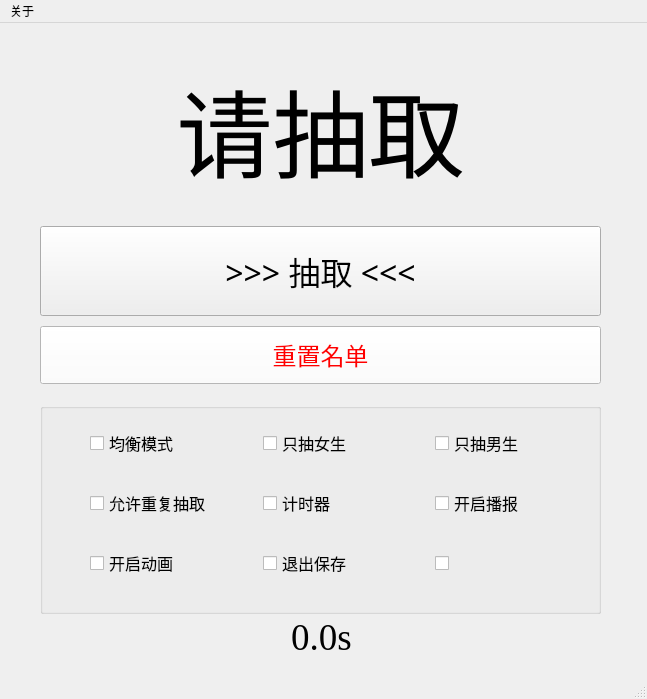
<?xml version="1.0" encoding="UTF-8"?>
<ui version="4.0">
 <class>MainWindow</class>
 <widget class="QMainWindow" name="MainWindow">
  <property name="enabled">
   <bool>true</bool>
  </property>
  <property name="geometry">
   <rect>
    <x>0</x>
    <y>0</y>
    <width>647</width>
    <height>699</height>
   </rect>
  </property>
  <property name="windowTitle">
   <string>MainWindow</string>
  </property>
  <widget class="QWidget" name="centralwidget">
   <widget class="QWidget" name="verticalLayoutWidget">
    <property name="geometry">
     <rect>
      <x>40</x>
      <y>20</y>
      <width>561</width>
      <height>341</height>
     </rect>
    </property>
    <layout class="QVBoxLayout" name="main_ui">
     <property name="spacing">
      <number>10</number>
     </property>
     <property name="leftMargin">
      <number>0</number>
     </property>
     <property name="topMargin">
      <number>0</number>
     </property>
     <item>
      <widget class="QLabel" name="name_label">
       <property name="sizePolicy">
        <sizepolicy hsizetype="Preferred" vsizetype="Preferred">
         <horstretch>0</horstretch>
         <verstretch>0</verstretch>
        </sizepolicy>
       </property>
       <property name="font">
        <font>
         <family>微软雅黑</family>
         <pointsize>72</pointsize>
        </font>
       </property>
       <property name="layoutDirection">
        <enum>Qt::LeftToRight</enum>
       </property>
       <property name="text">
        <string>请抽取</string>
       </property>
       <property name="alignment">
        <set>Qt::AlignCenter</set>
       </property>
      </widget>
     </item>
     <item>
      <widget class="QPushButton" name="pick_name_button">
       <property name="font">
        <font>
         <family>黑体</family>
         <pointsize>24</pointsize>
        </font>
       </property>
       <property name="styleSheet">
        <string notr="true">QPushButton {
    padding: 20px;
}
</string>
       </property>
       <property name="text">
        <string>&gt;&gt;&gt; 抽取 &lt;&lt;&lt;</string>
       </property>
      </widget>
     </item>
     <item>
      <widget class="QPushButton" name="reset_button">
       <property name="palette">
        <palette>
         <active>
          <colorrole role="WindowText">
           <brush brushstyle="SolidPattern">
            <color alpha="255">
             <red>0</red>
             <green>0</green>
             <blue>0</blue>
            </color>
           </brush>
          </colorrole>
          <colorrole role="Button">
           <brush brushstyle="SolidPattern">
            <color alpha="255">
             <red>255</red>
             <green>255</green>
             <blue>255</blue>
            </color>
           </brush>
          </colorrole>
          <colorrole role="Light">
           <brush brushstyle="SolidPattern">
            <color alpha="255">
             <red>255</red>
             <green>255</green>
             <blue>255</blue>
            </color>
           </brush>
          </colorrole>
          <colorrole role="Midlight">
           <brush brushstyle="SolidPattern">
            <color alpha="255">
             <red>255</red>
             <green>255</green>
             <blue>255</blue>
            </color>
           </brush>
          </colorrole>
          <colorrole role="Dark">
           <brush brushstyle="SolidPattern">
            <color alpha="255">
             <red>127</red>
             <green>127</green>
             <blue>127</blue>
            </color>
           </brush>
          </colorrole>
          <colorrole role="Mid">
           <brush brushstyle="SolidPattern">
            <color alpha="255">
             <red>170</red>
             <green>170</green>
             <blue>170</blue>
            </color>
           </brush>
          </colorrole>
          <colorrole role="Text">
           <brush brushstyle="SolidPattern">
            <color alpha="255">
             <red>0</red>
             <green>0</green>
             <blue>0</blue>
            </color>
           </brush>
          </colorrole>
          <colorrole role="BrightText">
           <brush brushstyle="SolidPattern">
            <color alpha="255">
             <red>255</red>
             <green>255</green>
             <blue>255</blue>
            </color>
           </brush>
          </colorrole>
          <colorrole role="ButtonText">
           <brush brushstyle="SolidPattern">
            <color alpha="255">
             <red>255</red>
             <green>0</green>
             <blue>0</blue>
            </color>
           </brush>
          </colorrole>
          <colorrole role="Base">
           <brush brushstyle="SolidPattern">
            <color alpha="255">
             <red>255</red>
             <green>255</green>
             <blue>255</blue>
            </color>
           </brush>
          </colorrole>
          <colorrole role="Window">
           <brush brushstyle="SolidPattern">
            <color alpha="255">
             <red>255</red>
             <green>255</green>
             <blue>255</blue>
            </color>
           </brush>
          </colorrole>
          <colorrole role="Shadow">
           <brush brushstyle="SolidPattern">
            <color alpha="255">
             <red>0</red>
             <green>0</green>
             <blue>0</blue>
            </color>
           </brush>
          </colorrole>
          <colorrole role="AlternateBase">
           <brush brushstyle="SolidPattern">
            <color alpha="255">
             <red>255</red>
             <green>255</green>
             <blue>255</blue>
            </color>
           </brush>
          </colorrole>
          <colorrole role="ToolTipBase">
           <brush brushstyle="SolidPattern">
            <color alpha="255">
             <red>255</red>
             <green>255</green>
             <blue>220</blue>
            </color>
           </brush>
          </colorrole>
          <colorrole role="ToolTipText">
           <brush brushstyle="SolidPattern">
            <color alpha="255">
             <red>0</red>
             <green>0</green>
             <blue>0</blue>
            </color>
           </brush>
          </colorrole>
          <colorrole role="PlaceholderText">
           <brush brushstyle="SolidPattern">
            <color alpha="128">
             <red>255</red>
             <green>0</green>
             <blue>0</blue>
            </color>
           </brush>
          </colorrole>
         </active>
         <inactive>
          <colorrole role="WindowText">
           <brush brushstyle="SolidPattern">
            <color alpha="255">
             <red>0</red>
             <green>0</green>
             <blue>0</blue>
            </color>
           </brush>
          </colorrole>
          <colorrole role="Button">
           <brush brushstyle="SolidPattern">
            <color alpha="255">
             <red>255</red>
             <green>255</green>
             <blue>255</blue>
            </color>
           </brush>
          </colorrole>
          <colorrole role="Light">
           <brush brushstyle="SolidPattern">
            <color alpha="255">
             <red>255</red>
             <green>255</green>
             <blue>255</blue>
            </color>
           </brush>
          </colorrole>
          <colorrole role="Midlight">
           <brush brushstyle="SolidPattern">
            <color alpha="255">
             <red>255</red>
             <green>255</green>
             <blue>255</blue>
            </color>
           </brush>
          </colorrole>
          <colorrole role="Dark">
           <brush brushstyle="SolidPattern">
            <color alpha="255">
             <red>127</red>
             <green>127</green>
             <blue>127</blue>
            </color>
           </brush>
          </colorrole>
          <colorrole role="Mid">
           <brush brushstyle="SolidPattern">
            <color alpha="255">
             <red>170</red>
             <green>170</green>
             <blue>170</blue>
            </color>
           </brush>
          </colorrole>
          <colorrole role="Text">
           <brush brushstyle="SolidPattern">
            <color alpha="255">
             <red>0</red>
             <green>0</green>
             <blue>0</blue>
            </color>
           </brush>
          </colorrole>
          <colorrole role="BrightText">
           <brush brushstyle="SolidPattern">
            <color alpha="255">
             <red>255</red>
             <green>255</green>
             <blue>255</blue>
            </color>
           </brush>
          </colorrole>
          <colorrole role="ButtonText">
           <brush brushstyle="SolidPattern">
            <color alpha="255">
             <red>255</red>
             <green>0</green>
             <blue>0</blue>
            </color>
           </brush>
          </colorrole>
          <colorrole role="Base">
           <brush brushstyle="SolidPattern">
            <color alpha="255">
             <red>255</red>
             <green>255</green>
             <blue>255</blue>
            </color>
           </brush>
          </colorrole>
          <colorrole role="Window">
           <brush brushstyle="SolidPattern">
            <color alpha="255">
             <red>255</red>
             <green>255</green>
             <blue>255</blue>
            </color>
           </brush>
          </colorrole>
          <colorrole role="Shadow">
           <brush brushstyle="SolidPattern">
            <color alpha="255">
             <red>0</red>
             <green>0</green>
             <blue>0</blue>
            </color>
           </brush>
          </colorrole>
          <colorrole role="AlternateBase">
           <brush brushstyle="SolidPattern">
            <color alpha="255">
             <red>255</red>
             <green>255</green>
             <blue>255</blue>
            </color>
           </brush>
          </colorrole>
          <colorrole role="ToolTipBase">
           <brush brushstyle="SolidPattern">
            <color alpha="255">
             <red>255</red>
             <green>255</green>
             <blue>220</blue>
            </color>
           </brush>
          </colorrole>
          <colorrole role="ToolTipText">
           <brush brushstyle="SolidPattern">
            <color alpha="255">
             <red>0</red>
             <green>0</green>
             <blue>0</blue>
            </color>
           </brush>
          </colorrole>
          <colorrole role="PlaceholderText">
           <brush brushstyle="SolidPattern">
            <color alpha="128">
             <red>255</red>
             <green>0</green>
             <blue>0</blue>
            </color>
           </brush>
          </colorrole>
         </inactive>
         <disabled>
          <colorrole role="WindowText">
           <brush brushstyle="SolidPattern">
            <color alpha="255">
             <red>127</red>
             <green>127</green>
             <blue>127</blue>
            </color>
           </brush>
          </colorrole>
          <colorrole role="Button">
           <brush brushstyle="SolidPattern">
            <color alpha="255">
             <red>255</red>
             <green>255</green>
             <blue>255</blue>
            </color>
           </brush>
          </colorrole>
          <colorrole role="Light">
           <brush brushstyle="SolidPattern">
            <color alpha="255">
             <red>255</red>
             <green>255</green>
             <blue>255</blue>
            </color>
           </brush>
          </colorrole>
          <colorrole role="Midlight">
           <brush brushstyle="SolidPattern">
            <color alpha="255">
             <red>255</red>
             <green>255</green>
             <blue>255</blue>
            </color>
           </brush>
          </colorrole>
          <colorrole role="Dark">
           <brush brushstyle="SolidPattern">
            <color alpha="255">
             <red>127</red>
             <green>127</green>
             <blue>127</blue>
            </color>
           </brush>
          </colorrole>
          <colorrole role="Mid">
           <brush brushstyle="SolidPattern">
            <color alpha="255">
             <red>170</red>
             <green>170</green>
             <blue>170</blue>
            </color>
           </brush>
          </colorrole>
          <colorrole role="Text">
           <brush brushstyle="SolidPattern">
            <color alpha="255">
             <red>127</red>
             <green>127</green>
             <blue>127</blue>
            </color>
           </brush>
          </colorrole>
          <colorrole role="BrightText">
           <brush brushstyle="SolidPattern">
            <color alpha="255">
             <red>255</red>
             <green>255</green>
             <blue>255</blue>
            </color>
           </brush>
          </colorrole>
          <colorrole role="ButtonText">
           <brush brushstyle="SolidPattern">
            <color alpha="255">
             <red>127</red>
             <green>127</green>
             <blue>127</blue>
            </color>
           </brush>
          </colorrole>
          <colorrole role="Base">
           <brush brushstyle="SolidPattern">
            <color alpha="255">
             <red>255</red>
             <green>255</green>
             <blue>255</blue>
            </color>
           </brush>
          </colorrole>
          <colorrole role="Window">
           <brush brushstyle="SolidPattern">
            <color alpha="255">
             <red>255</red>
             <green>255</green>
             <blue>255</blue>
            </color>
           </brush>
          </colorrole>
          <colorrole role="Shadow">
           <brush brushstyle="SolidPattern">
            <color alpha="255">
             <red>0</red>
             <green>0</green>
             <blue>0</blue>
            </color>
           </brush>
          </colorrole>
          <colorrole role="AlternateBase">
           <brush brushstyle="SolidPattern">
            <color alpha="255">
             <red>255</red>
             <green>255</green>
             <blue>255</blue>
            </color>
           </brush>
          </colorrole>
          <colorrole role="ToolTipBase">
           <brush brushstyle="SolidPattern">
            <color alpha="255">
             <red>255</red>
             <green>255</green>
             <blue>220</blue>
            </color>
           </brush>
          </colorrole>
          <colorrole role="ToolTipText">
           <brush brushstyle="SolidPattern">
            <color alpha="255">
             <red>0</red>
             <green>0</green>
             <blue>0</blue>
            </color>
           </brush>
          </colorrole>
          <colorrole role="PlaceholderText">
           <brush brushstyle="SolidPattern">
            <color alpha="128">
             <red>0</red>
             <green>0</green>
             <blue>0</blue>
            </color>
           </brush>
          </colorrole>
         </disabled>
        </palette>
       </property>
       <property name="font">
        <font>
         <family>黑体</family>
         <pointsize>18</pointsize>
        </font>
       </property>
       <property name="styleSheet">
        <string notr="true">QPushButton {
    padding: 10px;
}
</string>
       </property>
       <property name="text">
        <string>重置名单</string>
       </property>
      </widget>
     </item>
    </layout>
   </widget>
   <widget class="QGroupBox" name="groupBox">
    <property name="geometry">
     <rect>
      <x>40</x>
      <y>380</y>
      <width>561</width>
      <height>211</height>
     </rect>
    </property>
    <property name="font">
     <font>
      <family>宋体</family>
      <pointsize>12</pointsize>
     </font>
    </property>
    <property name="title">
     <string/>
    </property>
    <property name="alignment">
     <set>Qt::AlignCenter</set>
    </property>
    <widget class="QWidget" name="horizontalLayoutWidget">
     <property name="geometry">
      <rect>
       <x>0</x>
       <y>10</y>
       <width>561</width>
       <height>61</height>
      </rect>
     </property>
     <layout class="QHBoxLayout" name="config_ui_1">
      <property name="spacing">
       <number>7</number>
      </property>
      <property name="sizeConstraint">
       <enum>QLayout::SetDefaultConstraint</enum>
      </property>
      <property name="leftMargin">
       <number>50</number>
      </property>
      <item>
       <widget class="QCheckBox" name="n_pick_checkbox">
        <property name="font">
         <font>
          <family>宋体</family>
          <pointsize>12</pointsize>
         </font>
        </property>
        <property name="layoutDirection">
         <enum>Qt::LeftToRight</enum>
        </property>
        <property name="text">
         <string>均衡模式</string>
        </property>
       </widget>
      </item>
      <item>
       <widget class="QCheckBox" name="g_names_pick_checkbox">
        <property name="font">
         <font>
          <family>宋体</family>
          <pointsize>12</pointsize>
         </font>
        </property>
        <property name="text">
         <string>只抽女生</string>
        </property>
       </widget>
      </item>
      <item>
       <widget class="QCheckBox" name="b_names_pick_checkbox">
        <property name="font">
         <font>
          <family>宋体</family>
          <pointsize>12</pointsize>
         </font>
        </property>
        <property name="text">
         <string>只抽男生</string>
        </property>
       </widget>
      </item>
     </layout>
    </widget>
    <widget class="QWidget" name="horizontalLayoutWidget_2">
     <property name="geometry">
      <rect>
       <x>0</x>
       <y>70</y>
       <width>561</width>
       <height>61</height>
      </rect>
     </property>
     <layout class="QHBoxLayout" name="config_ui_2">
      <property name="spacing">
       <number>7</number>
      </property>
      <property name="sizeConstraint">
       <enum>QLayout::SetDefaultConstraint</enum>
      </property>
      <property name="leftMargin">
       <number>50</number>
      </property>
      <item>
       <widget class="QCheckBox" name="pick_again_checkbox">
        <property name="font">
         <font>
          <family>宋体</family>
          <pointsize>12</pointsize>
         </font>
        </property>
        <property name="layoutDirection">
         <enum>Qt::LeftToRight</enum>
        </property>
        <property name="text">
         <string>允许重复抽取</string>
        </property>
       </widget>
      </item>
      <item>
       <widget class="QCheckBox" name="pick_time_checkbox">
        <property name="font">
         <font>
          <family>宋体</family>
          <pointsize>12</pointsize>
         </font>
        </property>
        <property name="text">
         <string>计时器</string>
        </property>
       </widget>
      </item>
      <item>
       <widget class="QCheckBox" name="pick_read_checkbox">
        <property name="font">
         <font>
          <family>宋体</family>
          <pointsize>12</pointsize>
         </font>
        </property>
        <property name="text">
         <string>开启播报</string>
        </property>
       </widget>
      </item>
     </layout>
    </widget>
    <widget class="QWidget" name="horizontalLayoutWidget_3">
     <property name="geometry">
      <rect>
       <x>0</x>
       <y>130</y>
       <width>561</width>
       <height>61</height>
      </rect>
     </property>
     <layout class="QHBoxLayout" name="config_ui_3">
      <property name="spacing">
       <number>7</number>
      </property>
      <property name="sizeConstraint">
       <enum>QLayout::SetDefaultConstraint</enum>
      </property>
      <property name="leftMargin">
       <number>50</number>
      </property>
      <item>
       <widget class="QCheckBox" name="pick_animation_checkbox">
        <property name="font">
         <font>
          <family>宋体</family>
          <pointsize>12</pointsize>
         </font>
        </property>
        <property name="layoutDirection">
         <enum>Qt::LeftToRight</enum>
        </property>
        <property name="text">
         <string>开启动画</string>
        </property>
       </widget>
      </item>
      <item>
       <widget class="QCheckBox" name="is_save_checkbox">
        <property name="font">
         <font>
          <family>宋体</family>
          <pointsize>12</pointsize>
         </font>
        </property>
        <property name="text">
         <string>退出保存</string>
        </property>
       </widget>
      </item>
      <item>
       <widget class="QCheckBox" name="checkBox_12">
        <property name="font">
         <font>
          <family>宋体</family>
          <pointsize>12</pointsize>
         </font>
        </property>
        <property name="text">
         <string/>
        </property>
       </widget>
      </item>
     </layout>
    </widget>
   </widget>
   <widget class="QLabel" name="timer_label">
    <property name="geometry">
     <rect>
      <x>41</x>
      <y>594</y>
      <width>561</width>
      <height>41</height>
     </rect>
    </property>
    <property name="font">
     <font>
      <family>Times New Roman</family>
      <pointsize>28</pointsize>
     </font>
    </property>
    <property name="text">
     <string>0.0s</string>
    </property>
    <property name="alignment">
     <set>Qt::AlignCenter</set>
    </property>
   </widget>
  </widget>
  <widget class="QMenuBar" name="menubar">
   <property name="geometry">
    <rect>
     <x>0</x>
     <y>0</y>
     <width>647</width>
     <height>26</height>
    </rect>
   </property>
   <widget class="QMenu" name="menu_about">
    <property name="title">
     <string>关于</string>
    </property>
    <addaction name="about_action"/>
    <addaction name="separator"/>
    <addaction name="update_action"/>
    <addaction name="github_action"/>
   </widget>
   <addaction name="menu_about"/>
  </widget>
  <widget class="QStatusBar" name="statusbar"/>
  <action name="update_action">
   <property name="text">
    <string>检查更新</string>
   </property>
  </action>
  <action name="about_action">
   <property name="text">
    <string>程序简介</string>
   </property>
  </action>
  <action name="github_action">
   <property name="text">
    <string>打开 Github 仓库</string>
   </property>
  </action>
 </widget>
 <resources/>
 <connections/>
</ui>
